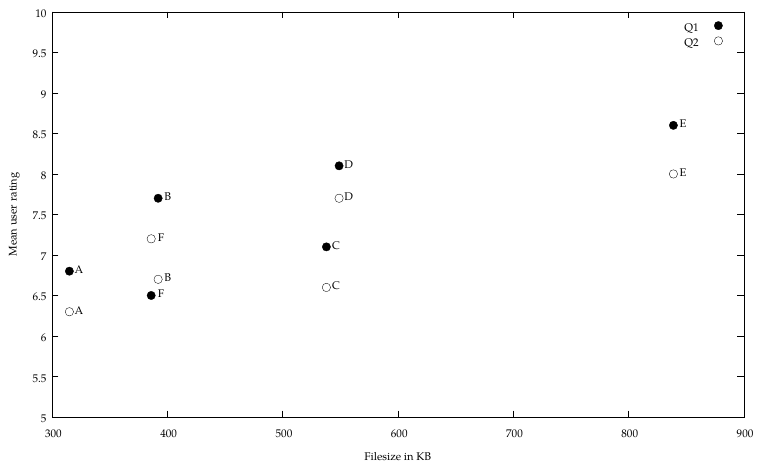

gnuplot code for this plot:
set term pdf size 7.6in, 4.66in font "Palatino"
set output "fsizes.pdf"
set offset 1,1,1,1

set xla "Filesize in KB"
set yla "Mean user rating"
plot 'fsizes.data' using 2:3:1 with labels point pt 7 offset char 1.2,0 notitle,\
'' using 2:4:1 with labels point pt 6 offset char 1.2,0 notitle,\
NaN with points pt 7 lc rgb "black" title "Q1",\
NaN with points pt 6 lc rgb "black" title "Q2"


